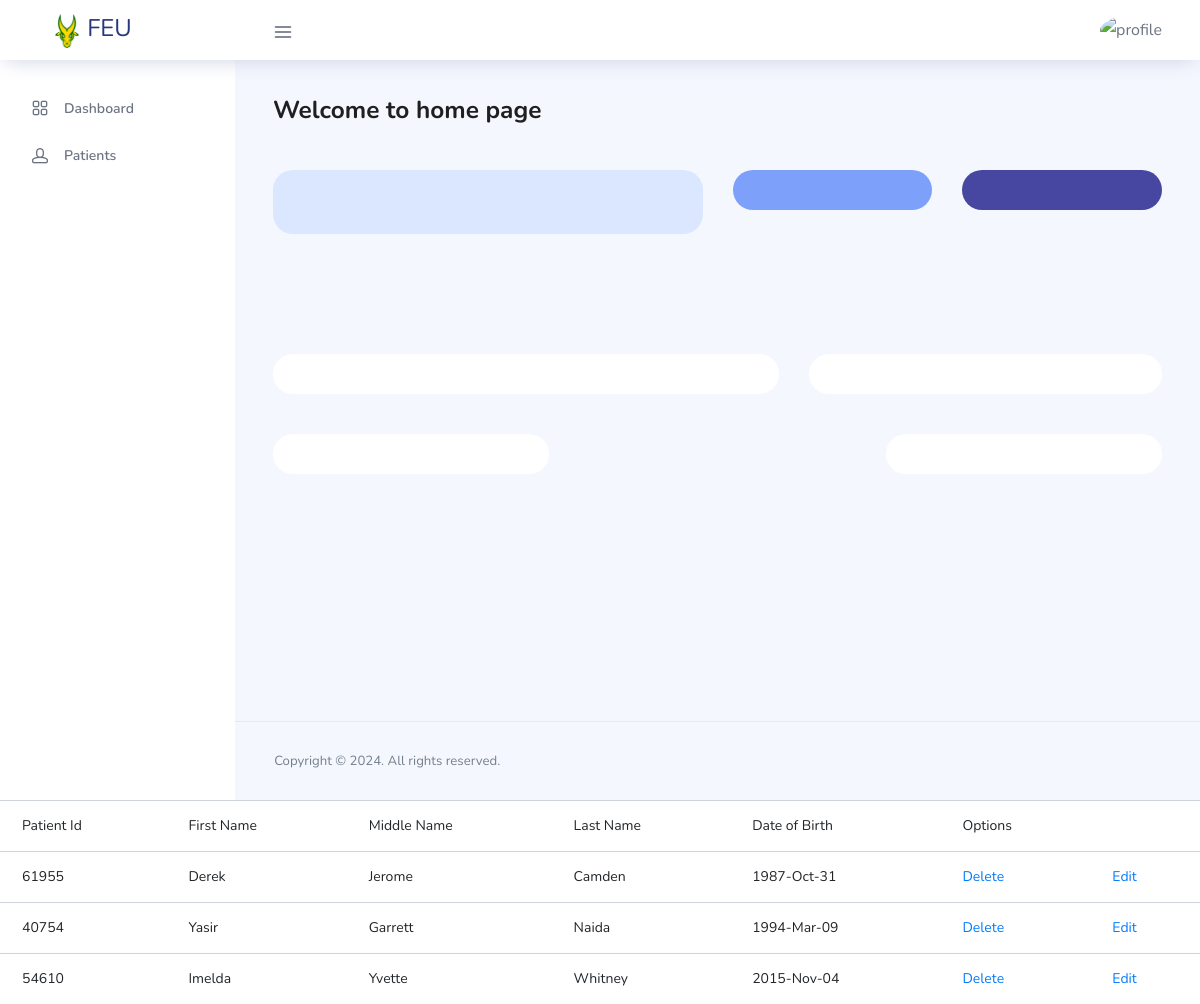
Screenshot of /users/home.php with the database file from the repository.
### tables this page shows
CREATE TABLE `infants` (
  `id` int(11) NOT NULL,
  `patient_id` int(50) NOT NULL,
  `first_name` varchar(100) NOT NULL,
  `middle_name` varchar(100) NOT NULL,
  `last_name` varchar(100) NOT NULL,
  `suffix` varchar(100) NOT NULL,
  `date_of_birth` varchar(150) NOT NULL,
  `gender` int(11) NOT NULL,
  `marital_status` varchar(250) NOT NULL,
  `image` text NOT NULL,
  `id_mother_parent` int(11) NOT NULL,
  `id_father_parent` int(11) NOT NULL,
  `id_remarks` int(11) NOT NULL,
  `date_created` date NOT NULL,
  `date_updated` date NOT NULL,
  `modified_by` varchar(100) NOT NULL
);

### users/home.php (the view, shortened to what this page needs)
<?php
include('.././connection/connection.php');
?>
<!DOCTYPE html>
<html lang="en">
<head>
  <link rel="stylesheet" href="../src/vendors/feather/feather.css">
  <link rel="stylesheet" href="../src/vendors/ti-icons/css/themify-icons.css">
  <link rel="stylesheet" href="../src/vendors/css/vendor.bundle.base.css">
  <link rel="stylesheet" href="../src/vendors/datatables.net-bs4/dataTables.bootstrap4.css">
  <link rel="stylesheet" href="../src/vendors/ti-icons/css/themify-icons.css">
  <link rel="stylesheet" type="text/css" href="../src/js/select.dataTables.min.css">
  <link rel="stylesheet" href="../src/css/vertical-layout-light/style.css">
  <link rel="stylesheet" src="//cdn.datatables.net/2.0.5/css/dataTables.dataTables.min.css">
</head>
<body>
  <div class="container-scroller">
    <nav class="navbar col-lg-12 col-12 p-0 fixed-top d-flex flex-row">
      <div class="text-center navbar-brand-wrapper d-flex align-items-center justify-content-center">
        <a class="navbar-brand brand-logo mr-5" href="home.php"><img src="../src/img/FEU_Tamaraws_official_logo.png" class="mr-2" alt="logo"/>FEU</a>
      </div>
      <div class="navbar-menu-wrapper d-flex align-items-center justify-content-end">
        <button class="navbar-toggler navbar-toggler align-self-center" type="button" data-toggle="minimize">
          <span class="icon-menu"></span>
        </button>
        <ul class="navbar-nav navbar-nav-right">
          <li class="nav-item nav-profile dropdown">
            <a class="nav-link dropdown-toggle" href="#" data-toggle="dropdown" id="profileDropdown">
              <img src="" alt="profile"/>
            </a>
          </li>
        </ul>
      </div>
    </nav>
    <div class="container-fluid page-body-wrapper">
      <nav class="sidebar sidebar-offcanvas" id="sidebar">
        <ul class="nav">
          <li class="nav-item">
            <a class="nav-link" href="home.php">
              <i class="icon-grid menu-icon"></i>
              <span class="menu-title">Dashboard</span>
            </a>
          </li>
          <li class="nav-item">
            <a class="nav-link" href="patients/patients.php">
                <i class="icon-head menu-icon"></i>
              <span class="menu-title">Patients</span>
            </a>
          </li>
        </ul>
      </nav>
      <div class="main-panel">
        <div class="content-wrapper">
          <div class="row">
            <div class="col-md-12 grid-margin">
              <div class="row">
                <div class="col-12 col-xl-8 mb-4 mb-xl-0">
                    <h3 class="font-weight-bold">Welcome to home page</h3>
                </div>
              </div>
            </div>
          </div>
          <div class="row">
            <div class="col-md-6 grid-margin stretch-card">
              <div class="card tale-bg">
                <div class="card-people mt-auto">
                </div>
              </div>
            </div>
            <div class="col-md-6 grid-margin transparent">
              <div class="row">
                <div class="col-md-6 mb-4 stretch-card transparent">
                  <div class="card card-tale">
                    <div class="card-body">
                    </div>
                  </div>
                </div>
                <div class="col-md-6 mb-4 stretch-card transparent">
                  <div class="card card-dark-blue">
                  </div>
                </div>
              </div>
            </div>
          </div>
          <div class="row">
          </div>
          <div class="row">
          </div>
          <div class="row">
            <div class="col-md-7 grid-margin stretch-card">
              <div class="card">
                <div class="card-body">
                </div>
              </div>
            </div>
            <div class="col-md-5 grid-margin stretch-card">
							<div class="card">
							</div>
            </div>
          </div>
          <div class="row">
            <div class="col-md-4 stretch-card grid-margin">
              <div class="card">
              </div>
            </div>
            <div class="col-md-4 stretch-card grid-margin">
              <div class="row">
              </div>
            </div>
            <div class="col-md-4 stretch-card grid-margin">
              <div class="card">
              </div>
            </div>
          </div>
          <div class="row">
            </div>
        </div>
        <footer class="footer">
          <div class="d-sm-flex justify-content-center justify-content-sm-between">
            <span class="text-muted text-center text-sm-left d-block d-sm-inline-block">Copyright © 2024. All rights reserved.</span>
          </div>
        </footer>
      </div>
    </div>
  </div>
  <table class="table">
    <thead>
      <tr>
        <td>Patient Id</td>
        <td>First Name</td>
        <td>Middle Name</td>
        <td>Last Name</td>
        <td>Date of Birth</td>
        <td>Options</td>
        <td></td>
      </tr>
    </thead>
    <tbody>
    <?php
      $query_patients = "
      SELECT infants.id AS infant_id ,infants.patient_id AS patient_id ,infants.first_name AS patient_first_name ,infants.middle_name AS patient_middle_name,infants.last_name AS patient_last_name ,infants.suffix AS patient_suffix,infants.date_of_birth AS patient_date_of_birth,infants.gender AS patient_gender,infants.marital_status AS patient_marital_status,infants.image AS patient_image ,infants.id_mother_parent AS patient_id_mother_parent,infants.id_father_parent AS patient_id_father_parent,mothers.id AS mother_id,mothers.account_id AS mother_account_id,mothers.patient_id AS mother_patient_id,mothers.first_name AS mother_first_name,mothers.middle_name AS mother_middle_name,mothers.last_name AS mother_last_name ,mothers.date_of_birth AS mother_date_of_birth,mothers.address AS mother_address,mothers.image AS mother_image ,fathers.id AS father_id,fathers.account_id AS father_account_id ,fathers.patient_id AS father_patient_id ,fathers.first_name AS father_first_name,fathers.middle_name AS father_middle_name,fathers.last_name AS father_last_name,fathers.date_of_birth AS father_date_of_birth,fathers.address AS father_address,fathers.image AS father_image
      FROM infants
      LEFT JOIN mothers
      ON infants.patient_id = mothers.patient_id
      LEFT JOIN fathers
      ON infants.patient_id = fathers.patient_id";
      $run_query_patients = mysqli_query($conn,$query_patients);
      if(mysqli_num_rows($run_query_patients) > 0){
        foreach($run_query_patients as $row_patients){
          ?>
            <tr>
              <td><?php echo $row_patients['patient_id']?></td>
              <td><?php echo $row_patients['patient_first_name']?></td>
              <td><?php echo $row_patients['patient_middle_name']?></td>
              <td><?php echo $row_patients['patient_last_name']?></td>
              <td><?php echo date("Y-M-d",strtotime($row_patients['patient_date_of_birth']))?></td>
              <td><a href="">Delete</a></td>
              <td><a href="">Edit</a></td>
            </tr>
          <?php
        }
      }
    ?>
    </tbody>
  </table>
</body>
</html>

### rows the page displays
infants: patient "61955", first_name "Derek", middle_name "Jerome", last_name "Camden", date_of_birth "1987-Oct-31"
infants: patient "40754", first_name "Yasir", middle_name "Garrett", last_name "Naida", date_of_birth "1994-Mar-09"
infants: patient "54610", first_name "Imelda", middle_name "Yvette", last_name "Whitney", date_of_birth "2015-Nov-04"
